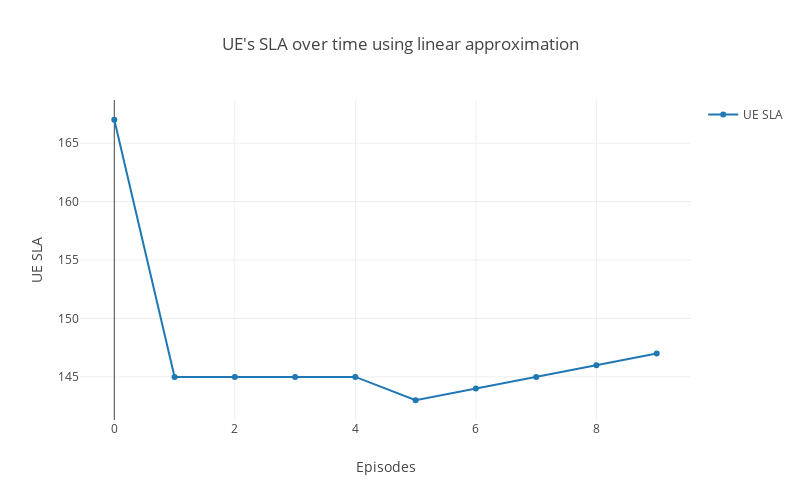

Write notebook code for a chart like this one.
### Code cell
# Create UE graph
ue_sla = go.Scatter(
    x = len(result_DQN.Meets_SLA),
    y = result_DQN.Meets_SLA,
    name='UE SLA'
)

data = [ue_sla]

# Plot and embed in ipython notebook!
plotly.offline.iplot(
    {"data": data,
     "layout": go.Layout(
         height=500,
         width=800,
         title="UE's SLA over time using linear approximation",
         xaxis=dict(
             title='Episodes',
         ),
         yaxis=dict(
             title='UE SLA'
         ), 
         showlegend=True)},
    show_link=False,
    link_text=None)

### Figure 1 — Plotly figure (JSON) as saved in the notebook; plotly's stock layout.template omitted (floating-point values rounded to 4 significant figures)
{"data": [{"name": "UE SLA", "type": "scatter", "x": 10, "y": [167, 145, 145, 145, 145, 143, 144, 145, 146, 147]}], "layout": {"height": 500, "showlegend": true, "title": "UE's SLA over time using linear approximation", "width": 800, "xaxis": {"title": "Episodes"}, "yaxis": {"title": "UE SLA"}}}
